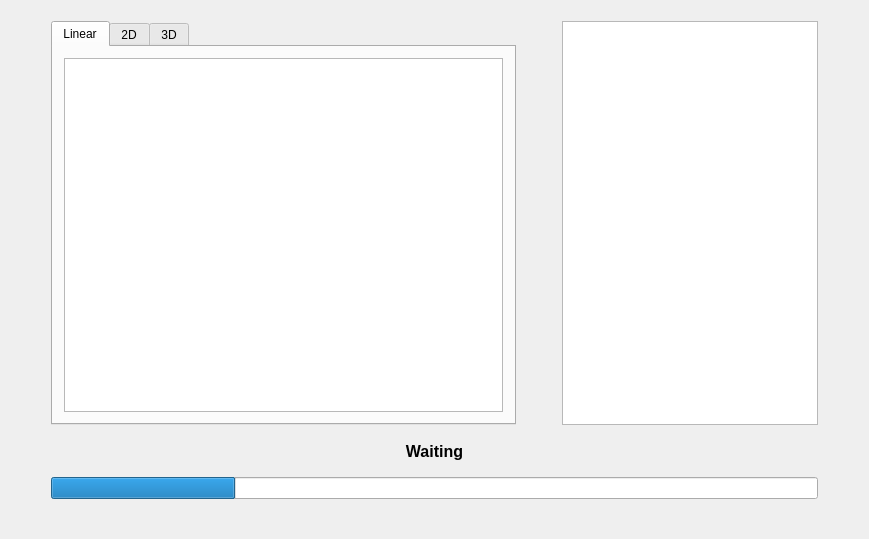
<?xml version="1.0" encoding="UTF-8"?>
<ui version="4.0">
 <class>MainWindow</class>
 <widget class="QMainWindow" name="MainWindow">
  <property name="enabled">
   <bool>true</bool>
  </property>
  <property name="geometry">
   <rect>
    <x>0</x>
    <y>0</y>
    <width>869</width>
    <height>539</height>
   </rect>
  </property>
  <property name="sizePolicy">
   <sizepolicy hsizetype="Fixed" vsizetype="Fixed">
    <horstretch>0</horstretch>
    <verstretch>0</verstretch>
   </sizepolicy>
  </property>
  <property name="windowTitle">
   <string>DiodeTestGUI</string>
  </property>
  <widget class="QWidget" name="centralWidget">
   <property name="sizePolicy">
    <sizepolicy hsizetype="Fixed" vsizetype="Fixed">
     <horstretch>0</horstretch>
     <verstretch>0</verstretch>
    </sizepolicy>
   </property>
   <property name="minimumSize">
    <size>
     <width>800</width>
     <height>480</height>
    </size>
   </property>
   <layout class="QVBoxLayout" name="verticalLayout">
    <item>
     <spacer name="verticalSpacer_2">
      <property name="orientation">
       <enum>Qt::Vertical</enum>
      </property>
      <property name="sizeType">
       <enum>QSizePolicy::Minimum</enum>
      </property>
      <property name="sizeHint" stdset="0">
       <size>
        <width>20</width>
        <height>10</height>
       </size>
      </property>
     </spacer>
    </item>
    <item>
     <layout class="QHBoxLayout" name="horizontalLayout">
      <item>
       <spacer name="horizontalSpacer_2">
        <property name="orientation">
         <enum>Qt::Horizontal</enum>
        </property>
        <property name="sizeType">
         <enum>QSizePolicy::Minimum</enum>
        </property>
        <property name="sizeHint" stdset="0">
         <size>
          <width>40</width>
          <height>20</height>
         </size>
        </property>
       </spacer>
      </item>
      <item>
       <widget class="QTabWidget" name="tabWidget">
        <property name="currentIndex">
         <number>0</number>
        </property>
        <widget class="QWidget" name="tabLinearPlot">
         <attribute name="title">
          <string>Linear</string>
         </attribute>
         <layout class="QHBoxLayout" name="horizontalLayout_4">
          <item>
           <widget class="QGraphicsView" name="plotView"/>
          </item>
         </layout>
        </widget>
        <widget class="QWidget" name="tab2DPlot">
         <attribute name="title">
          <string>2D</string>
         </attribute>
        </widget>
        <widget class="QWidget" name="tab3DPlot">
         <attribute name="title">
          <string>3D</string>
         </attribute>
        </widget>
       </widget>
      </item>
      <item>
       <spacer name="horizontalSpacer_7">
        <property name="orientation">
         <enum>Qt::Horizontal</enum>
        </property>
        <property name="sizeType">
         <enum>QSizePolicy::Minimum</enum>
        </property>
        <property name="sizeHint" stdset="0">
         <size>
          <width>40</width>
          <height>20</height>
         </size>
        </property>
       </spacer>
      </item>
      <item>
       <widget class="QTableWidget" name="dataTable">
        <property name="sizePolicy">
         <sizepolicy hsizetype="Minimum" vsizetype="Expanding">
          <horstretch>0</horstretch>
          <verstretch>0</verstretch>
         </sizepolicy>
        </property>
       </widget>
      </item>
      <item>
       <spacer name="horizontalSpacer">
        <property name="orientation">
         <enum>Qt::Horizontal</enum>
        </property>
        <property name="sizeType">
         <enum>QSizePolicy::Minimum</enum>
        </property>
        <property name="sizeHint" stdset="0">
         <size>
          <width>40</width>
          <height>20</height>
         </size>
        </property>
       </spacer>
      </item>
     </layout>
    </item>
    <item>
     <spacer name="verticalSpacer">
      <property name="orientation">
       <enum>Qt::Vertical</enum>
      </property>
      <property name="sizeType">
       <enum>QSizePolicy::Minimum</enum>
      </property>
      <property name="sizeHint" stdset="0">
       <size>
        <width>20</width>
        <height>10</height>
       </size>
      </property>
     </spacer>
    </item>
    <item>
     <layout class="QHBoxLayout" name="horizontalLayout_3">
      <item>
       <spacer name="horizontalSpacer_6">
        <property name="orientation">
         <enum>Qt::Horizontal</enum>
        </property>
        <property name="sizeType">
         <enum>QSizePolicy::Minimum</enum>
        </property>
        <property name="sizeHint" stdset="0">
         <size>
          <width>20</width>
          <height>20</height>
         </size>
        </property>
       </spacer>
      </item>
      <item>
       <widget class="QLabel" name="stateLabel">
        <property name="font">
         <font>
          <pointsize>12</pointsize>
          <weight>75</weight>
          <bold>true</bold>
         </font>
        </property>
        <property name="text">
         <string>Waiting</string>
        </property>
        <property name="alignment">
         <set>Qt::AlignCenter</set>
        </property>
        <property name="wordWrap">
         <bool>true</bool>
        </property>
       </widget>
      </item>
      <item>
       <spacer name="horizontalSpacer_5">
        <property name="orientation">
         <enum>Qt::Horizontal</enum>
        </property>
        <property name="sizeType">
         <enum>QSizePolicy::Minimum</enum>
        </property>
        <property name="sizeHint" stdset="0">
         <size>
          <width>20</width>
          <height>20</height>
         </size>
        </property>
       </spacer>
      </item>
     </layout>
    </item>
    <item>
     <spacer name="verticalSpacer_4">
      <property name="orientation">
       <enum>Qt::Vertical</enum>
      </property>
      <property name="sizeType">
       <enum>QSizePolicy::Minimum</enum>
      </property>
      <property name="sizeHint" stdset="0">
       <size>
        <width>20</width>
        <height>10</height>
       </size>
      </property>
     </spacer>
    </item>
    <item>
     <layout class="QHBoxLayout" name="horizontalLayout_2">
      <item>
       <spacer name="horizontalSpacer_4">
        <property name="orientation">
         <enum>Qt::Horizontal</enum>
        </property>
        <property name="sizeType">
         <enum>QSizePolicy::Minimum</enum>
        </property>
        <property name="sizeHint" stdset="0">
         <size>
          <width>40</width>
          <height>20</height>
         </size>
        </property>
       </spacer>
      </item>
      <item>
       <widget class="QProgressBar" name="progressBar">
        <property name="value">
         <number>24</number>
        </property>
        <property name="textVisible">
         <bool>false</bool>
        </property>
       </widget>
      </item>
      <item>
       <spacer name="horizontalSpacer_3">
        <property name="orientation">
         <enum>Qt::Horizontal</enum>
        </property>
        <property name="sizeType">
         <enum>QSizePolicy::Minimum</enum>
        </property>
        <property name="sizeHint" stdset="0">
         <size>
          <width>40</width>
          <height>20</height>
         </size>
        </property>
       </spacer>
      </item>
     </layout>
    </item>
    <item>
     <spacer name="verticalSpacer_3">
      <property name="orientation">
       <enum>Qt::Vertical</enum>
      </property>
      <property name="sizeType">
       <enum>QSizePolicy::Minimum</enum>
      </property>
      <property name="sizeHint" stdset="0">
       <size>
        <width>20</width>
        <height>10</height>
       </size>
      </property>
     </spacer>
    </item>
   </layout>
  </widget>
  <widget class="QStatusBar" name="statusBar">
   <property name="sizeGripEnabled">
    <bool>false</bool>
   </property>
  </widget>
 </widget>
 <layoutdefault spacing="6" margin="11"/>
 <resources/>
 <connections/>
</ui>
